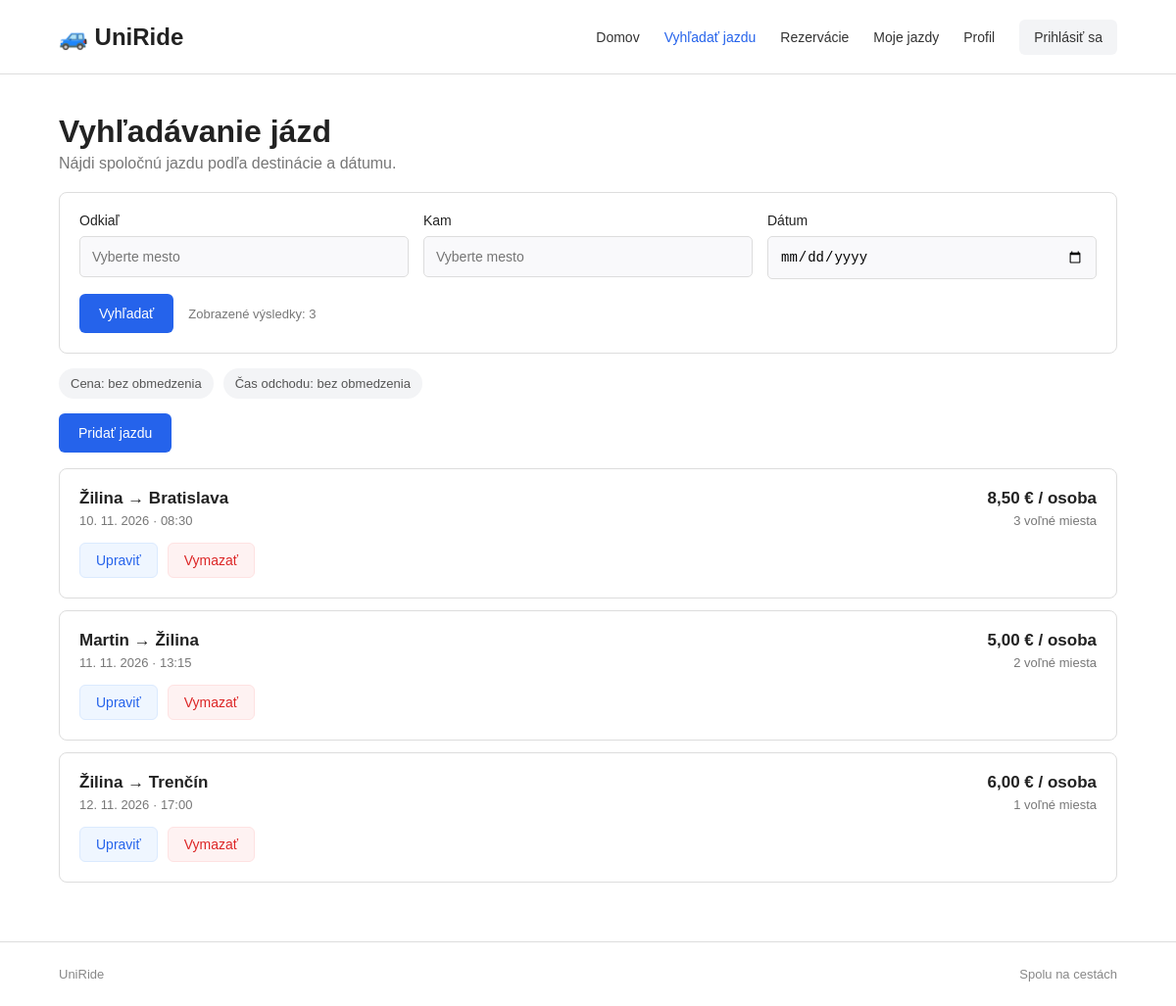
Page /?c=ride on the committed database.
### tables this page shows
CREATE TABLE `rides` (
                         `id` int(11) NOT NULL AUTO_INCREMENT,
                         `departure` varchar(100) NOT NULL,
                         `destination` varchar(100) NOT NULL,
                         `departure_time` datetime NOT NULL,
                         `price` decimal(8,2) NOT NULL,
                         `available_seats` int(11) NOT NULL,
                         PRIMARY KEY (`id`)
);

### Framework/Http/Responses/Response.php (called while the page is built, shortened)
<?php
abstract class Response
{
    public function send(): void
    {
        $this->generate();
    }
}

### public/index.php (called while the page is built, shortened)
<?php
require __DIR__ . '/../Framework/ClassLoader.php';
try {
    $app = new App();
    $app->run();
} catch (Exception $e) {
    die('An error occurred: ' . $e->getMessage());
}

### Framework/ClassLoader.php (called while the page is built, shortened)
<?php
class ClassLoader
{
    public static function Boot(): void
    {
        spl_autoload_register(function ($class_name) {
            $file = self::getClassFile($class_name);
        });
    }
    public static function getClassFile(string $className): string
    {
        $baseDir = realpath(dirname(__DIR__));
        $relativePath = str_replace('\\', DIRECTORY_SEPARATOR, ltrim($className, '\\')) . '.php';
        return $baseDir . DIRECTORY_SEPARATOR . $relativePath;
    }
}

### Framework/Core/Model.php (called while the page is built, shortened)
<?php
abstract class Model implements \JsonSerializable
{
    protected static array $columnsMap = [];
    private static array $dbColumns = [];
    private static IDbConvention $dbConventions;
    protected static function getTableName(): string
    {
        return self::getConventions()->getTableName(get_called_class());
    }
    protected static function getPkColumnName(): string
    {
        return self::getConventions()->getPkColumnName(get_called_class());
    }
    protected static function getColumnsMap(): array
    {
        return static::$columnsMap ?? [];
    }
    public static function getAll(
        ?string $whereClause = null,
        array   $whereParams = [],
        ?string $orderBy = null,
        ?int    $limit = null,
        ?int    $offset = null
    ): array
    {
        try {
            $sql = "SELECT " . static::getDBColumnNamesList() . " FROM `" . static::getTableName() . "`";
            $stmt = Connection::getInstance()->prepare($sql);
            $stmt->execute($whereParams);
            $models = $stmt->fetchAll(PDO::FETCH_CLASS | PDO::FETCH_PROPS_LATE, static::class);
            $dataSet = new ResultSet($models);
            return $models;
        } catch (PDOException $exception) {
            throw new Exception('Query failed: ' . $exception->getMessage(), 0, $exception);
        }
    }
    private static function getDbColumns(): array
    {
        try {
            $sql = "DESCRIBE " . static::getTableName();
            $stmt = Connection::getInstance()->prepare($sql);
            $stmt->execute([]);
            self::$dbColumns[static::class] = array_column($stmt->fetchAll(), 'Field');
            return self::$dbColumns[static::class];
        } catch (PDOException $exception) {
            throw new Exception('Query failed: ' . $exception->getMessage(), 0, $exception);
        }
    }
    private function getIdValue(): mixed
    {
        $pk = static::getPkColumnName();
        $prop = static::toPropertyName($pk);
        return isset($this->{$prop}) ? $this->{$prop} : null;
    }
    private static function getModelProperties(): array
    {
        $reflection = new \ReflectionClass(static::class);
        $properties = [];
        foreach ($reflection->getProperties() as $property) {
            $propertyName = $property->getName();
            if ($property->isStatic()) {
                continue;
            }
            $properties[$propertyName] = true;
        }
        return $properties;
    }
    private static function getDBColumnNamesList(): string
    {
        $dbColumns = [];
        foreach (static::getDbColumns() as $columnName) {
            $propertyName = static::toPropertyName($columnName);
            if ($propertyName != $columnName) {
                $dbColumns[] = "`$columnName` AS {$propertyName}";
            } else {
                $dbColumns[] = $columnName;
            }
        }
        return implode(', ', $dbColumns);
    }
    private static function toPropertyName(string $columnName): string
    {
        $customMapping = static::getColumnsMap();
        if (isset($customMapping[$columnName])) {
            return $customMapping[$columnName];
        } else {
            return static::getConventions()->toPropertyName($columnName);
        }
    }
    private static function getConventions(): IDbConvention
    {
        if (!isset(static::$dbConventions)) {
            static::$dbConventions = new (Configuration::DB_CONVENTIONS_CLASS)();
        }
        return static::$dbConventions;
    }
}

### Framework/Support/Inflect.php (called while the page is built, shortened)
<?php
class Inflect
{
    public static $plural = array(
        '/(quiz)$/i' => "$1zes",
        '/^(ox)$/i' => "$1en",
        '/([m|l])ouse$/i' => "$1ice",
        '/(matr|vert|ind)ix|ex$/i' => "$1ices",
        '/(x|ch|ss|sh)$/i' => "$1es",
        '/([^aeiouy]|qu)y$/i' => "$1ies",
        '/(hive)$/i' => "$1s",
        '/(?:([^f])fe|([lr])f)$/i' => "$1$2ves",
        '/(shea|lea|loa|thie)f$/i' => "$1ves",
        '/sis$/i' => "ses",
        '/([ti])um$/i' => "$1a",
        '/(tomat|potat|ech|her|vet)o$/i' => "$1oes",
        '/(bu)s$/i' => "$1ses",
        '/(alias)$/i' => "$1es",
        '/(octop)us$/i' => "$1i",
        '/(ax|test)is$/i' => "$1es",
        '/(us)$/i' => "$1es",
        '/s$/i' => "s",
        '/$/' => "s"
    );
    public static $irregular = array(
        'move' => 'moves',
        'foot' => 'feet',
        'goose' => 'geese',
        'sex' => 'sexes',
        'child' => 'children',
        'man' => 'men',
        'tooth' => 'teeth',
        'person' => 'people',
        'valve' => 'valves'
    );
    public static function pluralize($string)
    {
        foreach (self::$irregular as $pattern => $result) {
            $pattern = '/' . $pattern . '$/i';
        }
        foreach (self::$plural as $pattern => $result) {
            if (preg_match($pattern, $string)) {
                return preg_replace($pattern, $result, $string);
            }
        }
        return $string;
    }
}

### Framework/DB/DefaultConventions.php (called while the page is built, shortened)
<?php
class DefaultConventions implements IDbConvention
{
    public function getTableName(string $className): string
    {
        $arr = explode("\\", $className);
        return Inflect::pluralize(strtolower(end($arr)));
    }
    public function getPkColumnName(string $className): string
    {
        return 'id';
    }
    public function toPropertyName(string $columnName): string
    {
        return $columnName;
    }
}

### Framework/DB/Connection.php (called while the page is built, shortened)
<?php
class Connection
{
    private static ?Connection $instance = null;
    private PDO $db;
    public function __construct(PDO $db)
    {
        $this->db = $db;
    }
    public static function getInstance(): Connection
    {
        try {
            if (self::$instance == null) {
                $db = new PDO(
                    'mysql:dbname=' . Configuration::DB_NAME . ';host=' . Configuration::DB_HOST,
                    Configuration::DB_USER,
                    Configuration::DB_PASS
                );
                $db->setAttribute(PDO::ATTR_ERRMODE, PDO::ERRMODE_EXCEPTION);
                $db->setAttribute(PDO::ATTR_EMULATE_PREPARES, true);
                self::$instance = new self($db);
            }
            return self::$instance;
        } catch (PDOException $e) {
            throw new Exception('Connection failed: ' . $e->getMessage());
        }
    }
    public function prepare(string $sql): DebugStatement
    {
        try {
            return new DebugStatement($this->db->prepare($sql));
        } catch (PDOException $e) {
            throw new Exception('Prepare failed: ' . $e->getMessage());
        }
    }
}

### Framework/DB/DebugStatement.php (called while the page is built, shortened)
<?php
class DebugStatement
{
    private PDOStatementAlias $stmt;
    public function __construct($stmt)
    {
        $this->stmt = $stmt;
    }
    public function execute(?array $params = null): bool
    {
        $result = $this->stmt->execute($params);
        $this->stmt->debugDumpParams();
        return $result;
    }
    public function __call(string $name, array $arguments): mixed
    {
        return $this->stmt->{$name}(...$arguments);
    }
}

### App/Controllers/RideController.php (called while the page is built, shortened)
<?php
class RideController extends BaseController
{
    public function index(Request $request): Response
    {
        $rides = Ride::getAll();
        return $this->html([
            'rides' => $rides
        ]);
    }
}

### Framework/Support/LinkGenerator.php (called while the page is built, shortened)
<?php
class LinkGenerator
{
    private Request $request;
    public function __construct(Request $request, Router $router)
    {
        $this->request = $request;
    }
    public function url(
        string|array $destination,
        array $parameters = [],
        bool $absolute = false,
        bool $appendParameters = false
    ): string {
        list($controller, $action) = explode(".", $destination);
        $args = $appendParameters ? $this->request->get() : [];
        $args = ["c" => lcfirst($controller), "a" => $action != "index" ? $action : null] + $parameters + $args;
        $basePath = $absolute ? $this->request->getBaseUrl() : "";
        return $basePath . "?" . http_build_query($args);
    }
}

### App/Models/Ride.php (called while the page is built, shortened)
<?php
class Ride extends Model
{
    protected ?int $id = null;
    protected ?string $departure = null;
    protected ?string $destination = null;
    protected ?string $departure_time = null;
    protected ?float $price = null;
    protected ?int $available_seats = null;
    public function getId(): ?int
    {
        return $this->id;
    }
    public function getDeparture(): ?string
    {
        return $this->departure;
    }
    public function getDestination(): ?string
    {
        return $this->destination;
    }
    public function getDepartureTime(): ?string
    {
        return $this->departure_time;
    }
    public function getPrice(): ?float
    {
        return $this->price;
    }
    public function getAvailableSeats(): ?int
    {
        return $this->available_seats;
    }
}

### App/Views/Ride/index.view.php (the view, shortened to what this page needs)
<main class="vyhladavanie">
    <div class="obsah">
        <h1>Vyhľadávanie jázd</h1>
        <p class="popis">Nájdi spoločnú jazdu podľa destinácie a dátumu.</p>
        <form class="formular">
            <div class="polia">
                <div class="pole">
                    <label for="odkial">Odkiaľ</label>
                    <input type="text"
                           id="odkial"
                           placeholder="Vyberte mesto">
                </div>
                <div class="pole">
                    <label for="kam">Kam</label>
                    <input type="text"
                           id="kam"
                           placeholder="Vyberte mesto">
                </div>
                <div class="pole">
                    <label for="datum">Dátum</label>
                    <input type="date" id="datum">
                </div>
            </div>
            <div class="formular-spodok">
                <button type="button" class="tlacidlo modre">
                    Vyhľadať
                </button>
                <span>
                    Zobrazené výsledky:
                    <?php echo count($rides); ?>
                </span>
            </div>
        </form>
        <div class="filtre">
            <span>Cena: bez obmedzenia</span>
            <span>Čas odchodu: bez obmedzenia</span>
        </div>
        <p>
            <a href="<?php echo $link->url('ride.add'); ?>"
               class="tlacidlo modre">
                Pridať jazdu
            </a>
        </p>
        <section class="zoznam-jazd">
            <?php
            foreach ($rides as $ride) {
                ?>
                <article class="karta-jazdy">
                    <div>
                        <h2>
                            <?php
                            echo htmlspecialchars($ride->getDeparture());
                            echo " → ";
                            echo htmlspecialchars($ride->getDestination());
                            ?>
                        </h2>
                        <p>
                            <?php
                            echo date(
                                    'd. m. Y · H:i',
                                    strtotime($ride->getDepartureTime())
                            );
                            ?>
                        </p>
                        <div class="akcie-jazdy">
                            <a href="<?php
                            echo $link->url(
                                    'ride.edit',
                                    ['id' => $ride->getId()]
                            );
                            ?>" class="tlacidlo-upravit">
                                Upraviť
                            </a>
                            <form method="post"
                                  action="<?php echo $link->url('ride.delete'); ?>"
                                  onsubmit="return confirm('Naozaj chcete vymazať túto jazdu?');">
                                <button type="submit" class="tlacidlo-vymazat">
                                    Vymazať
                                </button>
                            </form>
                        </div>
                    </div>
                    <div class="cena">
                        <strong>
                            <?php
                            echo number_format(
                                    $ride->getPrice(),
                                    2,
                                    ',',
                                    ' '
                            );
                            ?>
                            € / osoba
                        </strong>
                        <span>
                            <?php echo $ride->getAvailableSeats(); ?>
                            voľné miesta
                        </span>
                    </div>
                </article>
                <?php
            }
            ?>
        </section>
    </div>
</main>

### rows in the picture
rides: departure "Žilina", destination "Bratislava", departure_time "10. 11. 2026 · 08:30", price "8,50", available_seats "3"
rides: departure "Martin", destination "Žilina", departure_time "11. 11. 2026 · 13:15", price "5,00", available_seats "2"
rides: departure "Žilina", destination "Trenčín", departure_time "12. 11. 2026 · 17:00", price "6,00", available_seats "1"

### other values in the picture
count($rides) "3"
